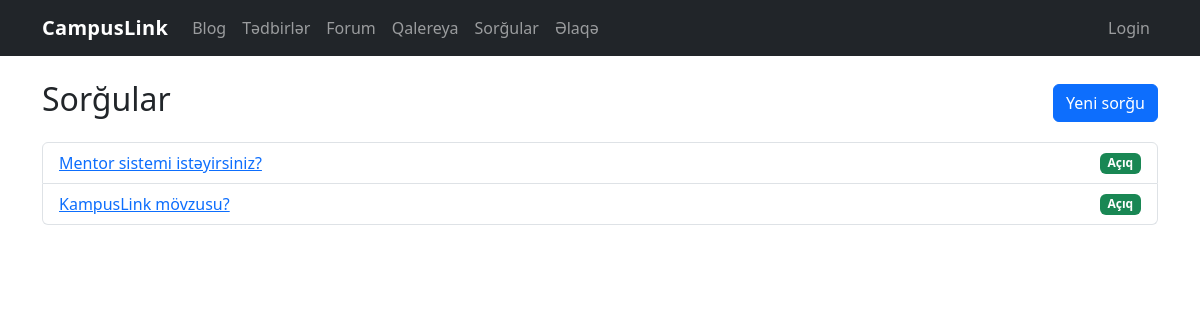
The page /polls/ on the database as committed earlier.
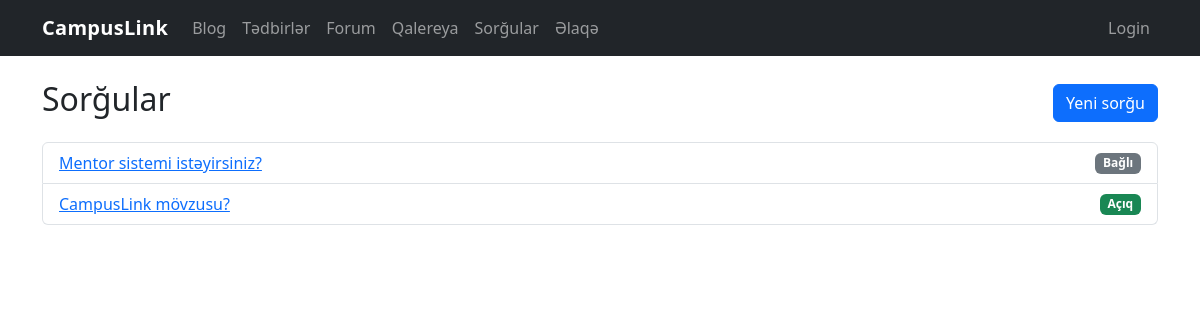
The same page on the database as committed later.
### tables this page shows
CREATE TABLE polls (
            id INTEGER PRIMARY KEY AUTOINCREMENT,
            question TEXT NOT NULL,
            options_json TEXT NOT NULL,
            created_at TEXT NOT NULL,
            is_closed INTEGER NOT NULL DEFAULT 0
        );

### polls.py (the view)
@bp.route("/")
def list_polls():
    db = get_db()
    cursor = db.execute("SELECT * FROM polls ORDER BY id DESC")
    polls = [dict(row) for row in cursor.fetchall()]
    return render_template("polls/list.html", polls=polls)

### database.py (called while the page is built)
def get_db():
    if "db" not in g:
        g.db = sqlite3.connect(DB_PATH)
        g.db.row_factory = sqlite3.Row
    return g.db

### forum.py (called while the page is built, shortened)
def _current_user_display() -> str:
    role = session.get("role") or "guest"
    if role == "admin":
        return (session.get("admin_name") or session.get("user_name") or "Admin").strip() or "Admin"
    if role == "user":
        return (session.get("user_name") or "User").strip() or "User"
    return "Guest"

@bp.app_context_processor
def _inject_forum_auth():
    return {"forum_role": session.get("role") or "guest", "forum_name": _current_user_display()}

def ensure_forum_schema() -> None:
    global _schema_ready
    if _schema_ready:
        return

@bp.before_app_request
def _forum_schema_bootstrap():
    db = get_db()
    db.execute("PRAGMA foreign_keys = ON;")
    ensure_forum_schema()

### polls.py (called while the page is built)
@bp.before_app_request
def ensure_session():
    if "voter_id" not in session:
        session["voter_id"] = secrets.token_hex(8)
    return None

### templates/polls/list.html (shortened to what this page needs)
{% extends "base.html" %}
{% block content %}
  <div class="d-flex justify-content-between align-items-center mb-3">
    <h2>Sorğular</h2>
    <a href="{{ url_for('polls.new') }}" class="btn btn-primary">Yeni sorğu</a>
  </div>
  <ul class="list-group">
    {% for p in polls %}
      <li class="list-group-item d-flex justify-content-between align-items-center">
        <a href="{{ url_for('polls.detail', poll_id=p['id']) }}">{{ p["question"] }}</a>
        {% if p['is_closed'] %}<span class="badge bg-secondary">Bağlı</span>{% else %}<span class="badge bg-success">Açıq</span>{% endif %}
      </li>
    {% else %}
      <li class="list-group-item">Hələ sorğu yoxdur.</li>
    {% endfor %}
  </ul>
{% endblock %}

Rows that differ between the two databases and show on the page:
changed polls "Mentor sistemi istəyirsiniz?": is_closed "Açıq" → "Bağlı"
changed polls: question "KampusLink mövzusu?" → "CampusLink mövzusu?"
